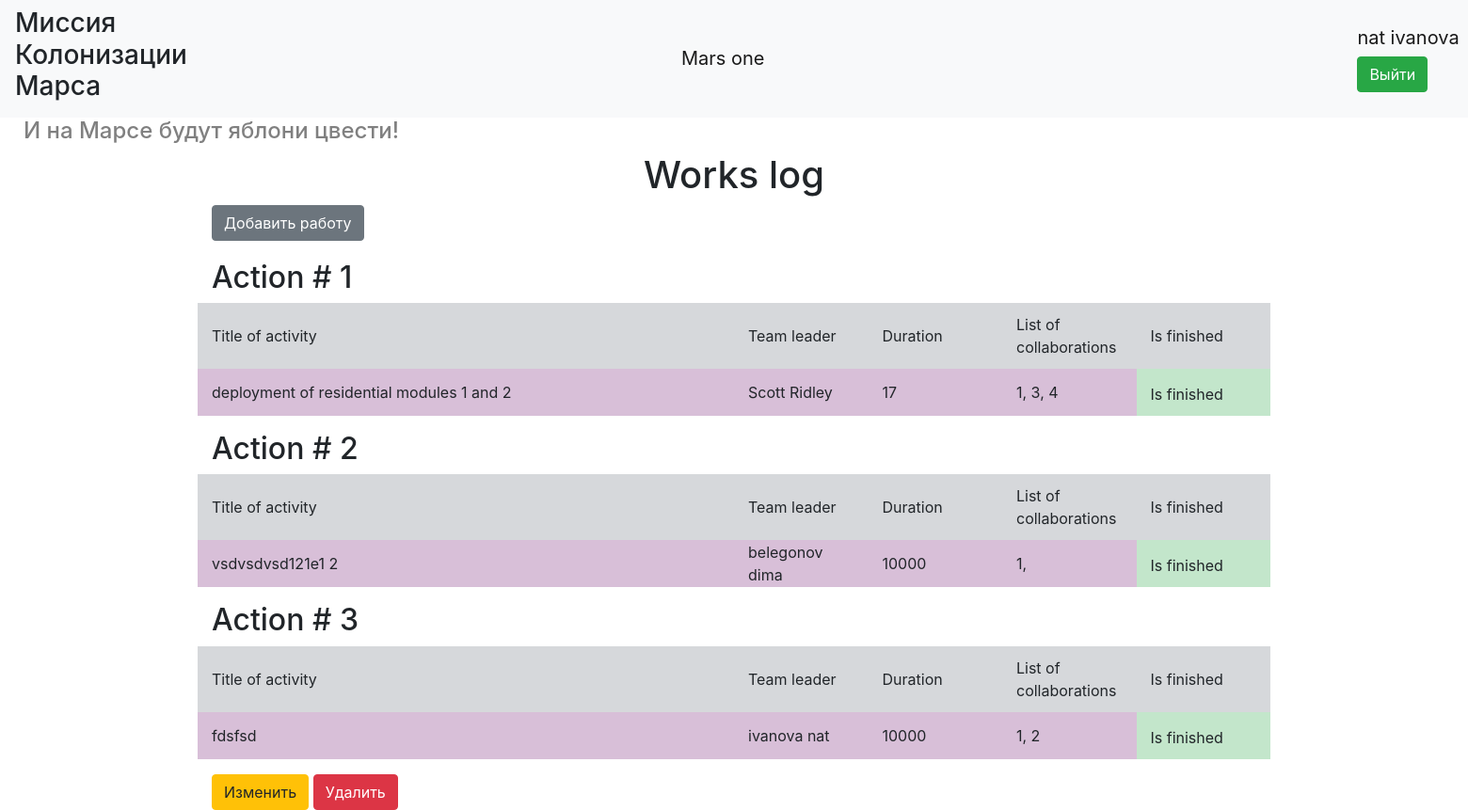
Screenshot of /index (signed in) with the database file from the repository.
### data/users.py (models this page shows, shortened)
class User(SqlAlchemyBase, UserMixin, SerializerMixin):
    __tablename__ = "users"
    id = sqlalchemy.Column(sqlalchemy.Integer,
                           primary_key=True, autoincrement=True)
    surname = sqlalchemy.Column(sqlalchemy.String, nullable=True)
    name = sqlalchemy.Column(sqlalchemy.String, nullable=True)
    age = sqlalchemy.Column(sqlalchemy.Integer, nullable=True)
    position = sqlalchemy.Column(sqlalchemy.String, nullable=True)
    speciality = sqlalchemy.Column(sqlalchemy.String, nullable=True)
    address = sqlalchemy.Column(sqlalchemy.String, nullable=True)
    email = sqlalchemy.Column(sqlalchemy.String, unique=True, nullable=True)
    hashed_password = sqlalchemy.Column(sqlalchemy.String, nullable=True)
    modified_date = sqlalchemy.Column(sqlalchemy.DateTime, nullable=True)
    jobs = orm.relation("Jobs", back_populates='user')

### data/jobs.py (models this page shows, shortened)
class Jobs(SqlAlchemyBase, UserMixin, SerializerMixin):
    __tablename__ = 'jobs'
    id = sqlalchemy.Column(sqlalchemy.Integer,
                           primary_key=True, autoincrement=True)
    team_leader = sqlalchemy.Column(sqlalchemy.Integer, sqlalchemy.ForeignKey("users.id"), nullable=True)
    job = sqlalchemy.Column(sqlalchemy.String, nullable=True)
    work_size = sqlalchemy.Column(sqlalchemy.Integer, nullable=True)
    collaborators = sqlalchemy.Column(sqlalchemy.String, nullable=True)
    start_date = sqlalchemy.Column(sqlalchemy.DateTime, nullable=True)
    end_date = sqlalchemy.Column(sqlalchemy.DateTime, nullable=True)
    is_finished = sqlalchemy.Column(sqlalchemy.BOOLEAN, nullable=True)
    user = orm.relation('User')

### main.py (the view)
@app.route('/')
@app.route('/index')
def index():
    db_sess = db_session.create_session()
    jobs = db_sess.query(Jobs).all()
    users = db_sess.query(User).all()
    data = {}
    for user in users:
        data[user.id] = user.surname + " " + user.name
    return render_template("index.html", jobs=jobs, data=data)

### data/db_session.py (called while the page is built)
def create_session() -> Session:
    global __factory
    return __factory()

### main.py (called while the page is built)
@login_manager.user_loader
def load_user(user_id):
    db_sess = db_session.create_session()
    return db_sess.query(User).get(user_id)

### templates/index.html
{% extends "base.html" %}
{% block content %}
<h1 style="text-align: center">Works log</h1>
{% if current_user.is_authenticated %}
<a class="btn btn-secondary" href="/add_job" role="button" >Добавить работу</a>
{% endif %}
<div class="item">
    {% for item in jobs%}
    <h2>Action # {{ item.id }}</h2>
    <div class="table">
        <div class="row table-secondary align-items-center" style="height:70px">
            <div class="col-6">Title of activity</div>
            <div class="col">Team leader</div>
            <div class="col">Duration</div>
            <div class="col">List of collaborations</div>
            <div class="col">Is finished</div>
        </div>
        <div class="row align-items-center purple" style="height:50px">
            <div class="col-6">{{ item.job }}</div>
            <div class="col">{{ data[item.team_leader] }}</div>
            <div class="col">{{ item.work_size }}</div>
            <div class="col">{{ item.collaborators }}</div>
            {% if item.is_finished %}
                <div class="col table-success" style="height:50px; padding-top:15px;">Is finished</div>
            {% else %}
                <div class="col">Is not finished</div>
            {% endif %}
        </div>
    </div>
    {% if (current_user.is_authenticated and current_user == item.user) or current_user.id == 5 %}
    <div>
        <a class="btn btn-warning" href="/job/{{ item.id }}" role="button" >Изменить</a>
        <a class="btn btn-danger" href="/job_delete/{{ item.id }}" role="button">Удалить</a>
    </div>
    {% endif %}
    {% endfor %}
</div>
{% endblock %}

### templates/base.html (shortened to what this page needs)
<!doctype html>
<html lang="en" xmlns="http://www.w3.org/1999/html">
<head>
    <link rel="stylesheet"
          href="https://stackpath.bootstrapcdn.com/bootstrap/4.4.1/css/bootstrap.min.css"
>
    <link rel="stylesheet" href="static/css/style.css">
</head>
<body>
<header>
    <nav class="navbar navbar-light bg-light navbar-expand-lg">
        <h3 style="margin-right:525px">Миссия Колонизации Марса</h3>
        <a style="margin-right:630px" class="navbar-brand" href="/">Mars one</a>
        {% if title != "Авторизация"%}
            {% if current_user.is_authenticated %}
                <p style="margin-top: 10px;">
                    <a class="navbar-brand" >{{ current_user.name + " " + current_user.surname}}</a>
                    <a class="btn btn-success"  href="/logout">Выйти</a>
                </p>
            {% else %}
                <p style="margin-top: 15px;">
                    <a class="btn btn-primary " href="/register">Зарегистрироваться</a>
                    <a class="btn btn-success" href="/login">Войти</a>
                </p>
            {% endif %}
        {% endif %}
    </nav>
</header>
<h4 style="padding-left: 25px; color:grey">И на Марсе будут яблони цвести!</h4>
<main role="main" class="container">
    {% block content %}{% endblock %}
</main>
</body>

### static/css/style.css (style rules this page uses)
.item { margin-top: 10px; padding-top: 10px; $table-cell-padding-y: .5rem; }
.purple { background-color:#D8BFD8; }

### rows the page displays
User: name+surname "nat ivanova"
Jobs: id "1", job "deployment of residential modules 1 and 2", team_leader "Scott Ridley", work_size "17", collaborators "1, 3, 4", is_finished "Is finished"
Jobs: id "2", job "vsdvsdvsd121e1 2", team_leader "belegonov dima", work_size "10000", collaborators "1,", is_finished "Is finished"
Jobs: id "3", job "fdsfsd", team_leader "ivanova nat", work_size "10000", collaborators "1, 2", is_finished "Is finished"
